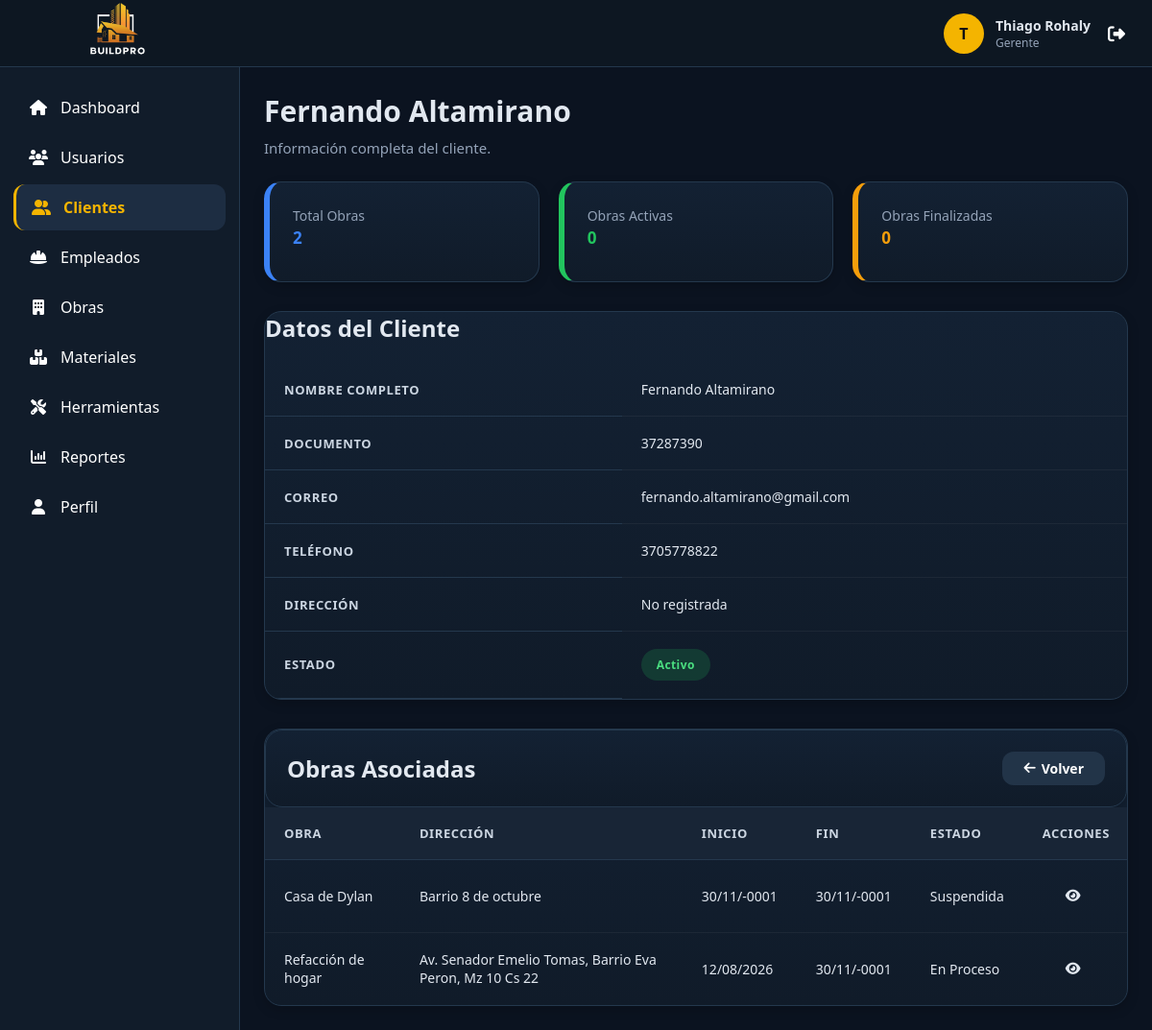
Screenshot of /vistas/clientes/ver.php?id=26 (signed in) with the database file from the repository.
### tables this page shows
CREATE TABLE `usuario` (
  `id_usuario` int(11) NOT NULL,
  `id_rol` int(11) NOT NULL,
  `nombre` varchar(100) NOT NULL,
  `apellido` varchar(100) NOT NULL,
  `documento` varchar(20) DEFAULT NULL,
  `correo` varchar(150) NOT NULL,
  `contraseña` varchar(255) NOT NULL,
  `telefono` varchar(20) DEFAULT NULL,
  `direccion` varchar(255) DEFAULT NULL,
  `salario` decimal(12,2) DEFAULT NULL,
  `fecha_registro` datetime DEFAULT current_timestamp(),
  `estado` tinyint(1) DEFAULT 1 COMMENT '1=Activo, 0=Inactivo'
);

CREATE TABLE `obra` (
  `id_obra` int(11) NOT NULL,
  `id_usuario` int(11) NOT NULL,
  `nombre_obra` varchar(150) NOT NULL,
  `direccion` varchar(255) NOT NULL,
  `descripcion` text DEFAULT NULL,
  `fecha_inicio` date DEFAULT NULL,
  `fecha_fin` date DEFAULT NULL,
  `estado` enum('Planificacion','En Proceso','Finalizada','Cancelada','Suspendida') DEFAULT 'Planificacion',
  `activo` tinyint(1) NOT NULL DEFAULT 1
);

### modelos/Conexion.php (called while the page is built)
<?php
class Conexion {
    private $host = "localhost";
    private $usuario = "root";
    private $password = "";
    private $baseDatos = "constructora";
    public function conectar(){
        try {
            $conexion = new PDO(
                "mysql:host=".$this->host.";dbname=".$this->baseDatos.";charset=utf8",
                $this->usuario,
                $this->password
            );
            $conexion->setAttribute(
                PDO::ATTR_ERRMODE,
                PDO::ERRMODE_EXCEPTION
            );
            return $conexion;
        } catch(PDOException $e){
            die("Error de conexión: ".$e->getMessage());
        }
    }
}
?>

### modelos/Cliente.php (called while the page is built, shortened)
<?php
require_once "Conexion.php";
class Cliente
{
    private $conexion;
    public function __construct()
    {
        $db = new Conexion();
        $this->conexion = $db->conectar();
    }
    public function obtenerPorId($id)
    {
        $sql = "
            SELECT *
            FROM usuario
            WHERE id_usuario = ?
            AND id_rol = 6
            LIMIT 1
        ";
        $stmt = $this->conexion->prepare($sql);
        $stmt->execute([$id]);
        return $stmt->fetch(PDO::FETCH_ASSOC);
    }
    public function obtenerObras($idCliente)
    {
        $sql = "
            SELECT
                id_obra,
                nombre_obra,
                direccion,
                fecha_inicio,
                fecha_fin,
                estado,
                activo
            FROM obra
            WHERE id_usuario = ?
            ORDER BY id_obra DESC
        ";
        $stmt = $this->conexion->prepare($sql);
        $stmt->execute([$idCliente]);
        return $stmt->fetchAll(PDO::FETCH_ASSOC);
    }
    public function obtenerResumen($idCliente)
    {
        $sql = "
        SELECT
            COUNT(*) AS total_obras,
            SUM(CASE WHEN estado = 'En ejecución' THEN 1 ELSE 0 END) AS obras_activas,
            SUM(CASE WHEN estado = 'Finalizada' THEN 1 ELSE 0 END) AS obras_finalizadas
        FROM obra
        WHERE id_usuario = ?
    ";
        $stmt = $this->conexion->prepare($sql);
        $stmt->execute([$idCliente]);
        return $stmt->fetch(PDO::FETCH_ASSOC);
    }
}

### vistas/clientes/ver.php (the view, shortened to what this page needs)
<?php
require_once "../../modelos/Cliente.php";
$modeloCliente = new Cliente();
$cliente = $modeloCliente->obtenerPorId($_GET["id"]);
$obras = $modeloCliente->obtenerObras($_GET["id"]);
$resumen = $modeloCliente->obtenerResumen($_GET["id"]);
require_once "../../layouts/header.php";
require_once "../../layouts/sidebar.php";
?>
<main class="content">
    <div class="page-title no-print">
        <h1>
            <?= $cliente["nombre"] . " " . $cliente["apellido"]; ?>
        </h1>
        <p>
            Información completa del cliente.
        </p>
    </div>
    <div class="alert-container">
        <div class="alert alert-info">
            <p>Total Obras</p>
            <h3>
                <?= $resumen["total_obras"]; ?>
            </h3>
        </div>
        <div class="alert alert-success">
            <p>Obras Activas</p>
            <h3>
                <?= $resumen["obras_activas"] ?? 0; ?>
            </h3>
        </div>
        <div class="alert alert-warning">
            <p>Obras Finalizadas</p>
            <h3>
                <?= $resumen["obras_finalizadas"] ?? 0; ?>
            </h3>
        </div>
    </div>
    <div class="table-container">
        <h2 style="margin-bottom:20px;">
            Datos del Cliente
        </h2>
        <table class="table">
            <tbody>
                <tr>
                    <th>Nombre Completo</th>
                    <td><?= $cliente["nombre"] . " " . $cliente["apellido"]; ?></td>
                </tr>
                <tr>
                    <th>Documento</th>
                    <td><?= $cliente["documento"]; ?></td>
                </tr>
                <tr>
                    <th>Correo</th>
                    <td><?= $cliente["correo"]; ?></td>
                </tr>
                <tr>
                    <th>Teléfono</th>
                    <td><?= $cliente["telefono"]; ?></td>
                </tr>
                <tr>
                    <th>Dirección</th>
                    <td><?= $cliente["direccion"] ?: "No registrada"; ?></td>
                </tr>
                <tr>
                    <th>Estado</th>
                    <td>
                        <span class="<?= $cliente['estado'] == 1 ? 'badge badge-success' : 'badge badge-danger' ?>">
                            <?= $cliente['estado'] == 1 ? 'Activo' : 'Inactivo'; ?>
                        </span>
                    </td>
                </tr>
            </tbody>
        </table>
    </div>
    <div class="table-container">
        <div class="toolbar">
            <div class="toolbar-left">
                <h2>
                    Obras Asociadas
                </h2>
            </div>
            <div>
                <a
                    href="index.php"
                    class="btn btn-secondary">
                    <i class="fa-solid fa-arrow-left"></i>
                    Volver
                </a>
            </div>
        </div>
        <table class="table">
            <thead>
                <tr>
                    <th>Obra</th>
                    <th>Dirección</th>
                    <th>Inicio</th>
                    <th>Fin</th>
                    <th>Estado</th>
                    <th>Acciones</th>
                </tr>
            </thead>
            <tbody>
                <?php foreach ($obras as $obra) { ?>
                    <tr>
                        <td>
                            <?= $obra["nombre_obra"]; ?>
                        </td>
                        <td>
                            <?= $obra["direccion"]; ?>
                        </td>
                        <td>
                            <?= date("d/m/Y", strtotime($obra["fecha_inicio"])); ?>
                        </td>
                        <td>
                            <?= !empty($obra["fecha_fin"])
                                ? date("d/m/Y", strtotime($obra["fecha_fin"]))
                                : "-"; ?>
                        </td>
                        <td>
                            <?= $obra["estado"]; ?>
                        </td>
                        <td>
                            <a
                                href="../obras/ver.php?id=<?= $obra["id_obra"]; ?>"
                                class="btn btn-info">
                                <i class="fa-solid fa-eye"></i>
                            </a>
                        </td>
                    </tr>
                <?php } ?>
            </tbody>
        </table>
    </div>
</main>
<?php require_once "../../layouts/footer.php"; ?>

### assets/css/layout.css (style rules this page uses)
:root { --bg:#070d14; --surface:#111e2b; --surface-light:#182838; --surface-hover:#223448; --primary:#ffb703; --primary-hover:#fb8500; --text:#ffffff; --text-secondary:#94a3b8; --border:rgba(255,255,255,.08); --sidebar-width:250px; --navbar-height:70px; --radius:14px; --shadow: 0 8px 30px rgba(0,0,0,.25); }
* { margin:0; padding:0; box-sizing:border-box; font-family:"Segoe UI",sans-serif; }
html, body { width:100%; min-height:100%; overflow-x:hidden; }
body { background:var(--bg); color:var(--text); }
.content { margin-left:var(--sidebar-width); margin-top:var(--navbar-height); min-height:calc(100vh - var(--navbar-height)); padding:30px; background:var(--bg); }
.page-title { margin-bottom:25px; }
.page-title h1 { font-size:30px; font-weight:700; margin-bottom:8px; }
.page-title p { color:var(--text-secondary); font-size:15px; }
@media (max-width:1200px) { .content { padding:25px; } }
.content { transition: margin-left .30s ease, width .30s ease, padding .30s ease; }
table { width:100%; }
a { color:inherit; }

### rows the page displays
usuario: nombre "Fernando", apellido "Altamirano", documento "37287390", correo "fernando.altamirano@gmail.com", telefono "3705778822", direccion "No registrada"
obra: nombre_obra "Casa de Dylan", direccion "Barrio 8 de octubre", fecha_inicio "30/11/-0001", fecha_fin "30/11/-0001", estado "Suspendida"
obra: nombre_obra "Refacción de hogar", direccion "Av. Senador Emelio Tomas, Barrio Eva Peron, Mz 10 Cs 22", fecha_inicio "12/08/2026", fecha_fin "30/11/-0001", estado "En Proceso"

### other values shown
substr($_SESSION['usuario']['nombre'],0,1) "T"
$_SESSION['usuario']['nombre'] "Thiago"
$_SESSION['usuario']['apellido'] "Rohaly"
$_SESSION['usuario']['rol'] "Gerente"
$item[1] "Dashboard"
$item[1] "Usuarios"
$item[1] "Clientes"
$item[1] "Empleados"
$item[1] "Obras"
$item[1] "Materiales"
$item[1] "Herramientas"
$item[1] "Reportes"
$item[1] "Perfil"
$resumen["total_obras"] "2"
$resumen["obras_activas"] "0"
